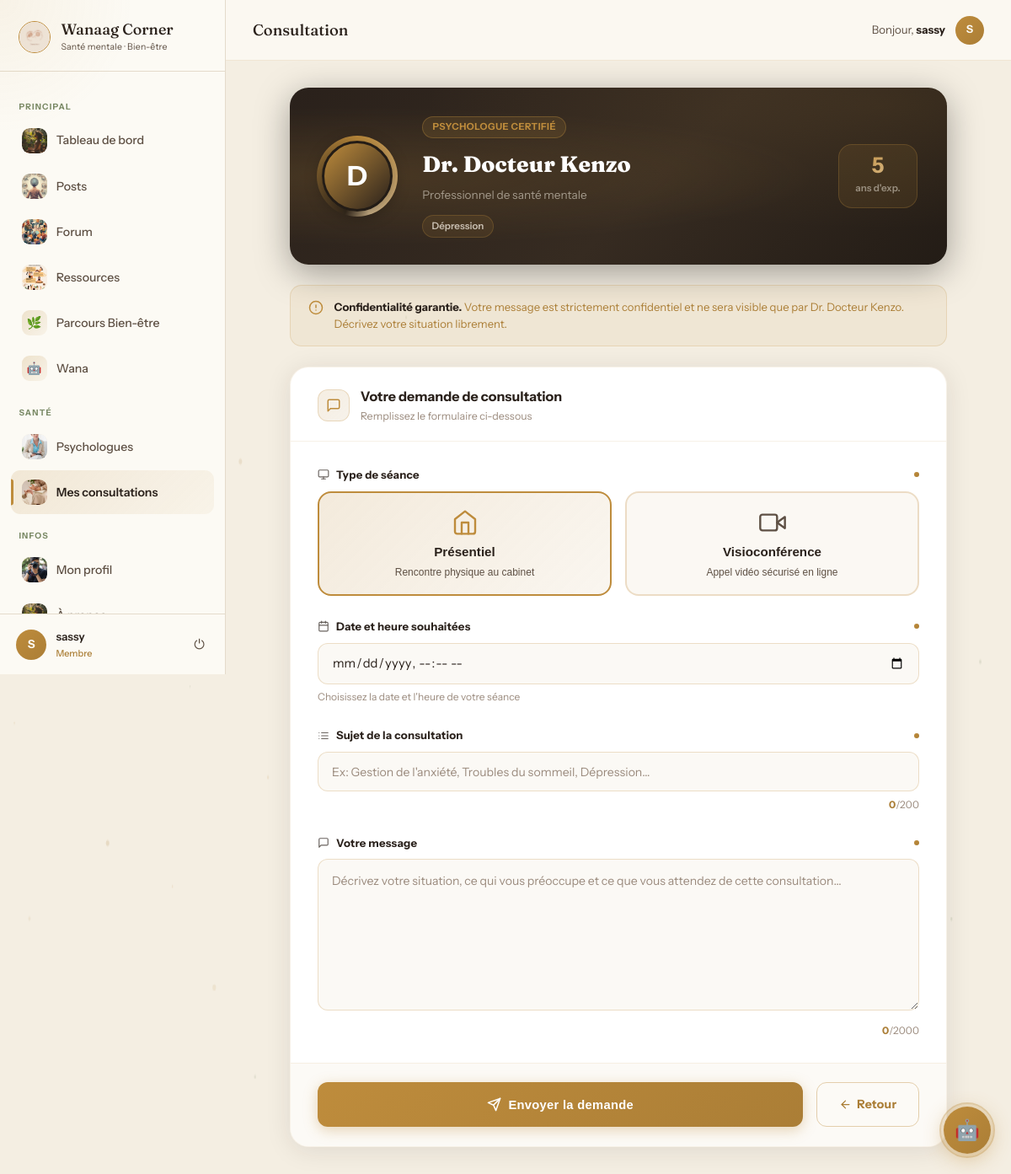
/psychologues/1/consultation/ (signed in), run on the app's committed database.
### application/models.py (models this page shows, shortened)
class CustomUser(AbstractUser):
    pseudonyme = models.CharField(max_length=50, unique=True)
    email = models.EmailField(unique=True)
    photo = models.ImageField(upload_to='profiles/', blank=True, null=True, verbose_name="Photo de profil")
    bio = models.TextField(blank=True, max_length=300, verbose_name="Bio")
    USERNAME_FIELD = 'email'
    REQUIRED_FIELDS = ['username', 'pseudonyme']
    class Meta:
        verbose_name = 'Utilisateur'
        verbose_name_plural = 'Utilisateurs'

class Psychologue(models.Model):
    user = models.OneToOneField(
        settings.AUTH_USER_MODEL,
        on_delete=models.CASCADE,
        related_name='psychologue_profile'
    )
    specialites = models.CharField(
        max_length=200,
        help_text="Ex: Anxiété, Dépression, Stress - séparées par des virgules"
    )
    biographie = models.TextField(blank=True)
    experience_ans = models.IntegerField(default=0)
    photo = models.ImageField(
        upload_to='psychologues/',
        blank=True,
        null=True,
        verbose_name="Photo de profil"
    )
    est_actif = models.BooleanField(default=True)
    taux_reponse_moyen = models.FloatField(default=0.0)
    date_creation = models.DateTimeField(auto_now_add=True)
    class Meta:
        verbose_name = "Psychologue"
        verbose_name_plural = "Psychologues"

### application/views.py (the view, shortened to what this page needs)
@login_required
def consultation_request_form(request, psychologue_id):
    psychologue = get_object_or_404(Psychologue, id=psychologue_id, est_actif=True)
    context = {
        'psychologue': psychologue,
    }
    return render(request, 'application/consultation_request_form.html', context)

### application/templatetags/custom_filters.py (called while the page is built)
@register.filter
def split(value, arg):
    return value.split(arg)

@register.filter
def trim(value):
    return str(value).strip()

### application/templates/application/consultation_request_form.html (shortened to what this page needs)
{% extends 'application/base.html' %}
{% load static %}
{% block page_title %}Consultation{% endblock %}
{% block content %}
<div class="crf-wrap">
    <div class="crf-hero">
        <div class="crf-hero-bg"></div>
        <div class="crf-hero-inner">
            <div class="crf-av-wrap">
                <div class="crf-av-ring"></div>
                <div class="crf-av">
                    {% if psychologue.photo %}
                        <img src="{{ psychologue.photo.url }}" alt="Dr. {{ psychologue.user.pseudonyme }}">
                    {% else %}
                        <span class="crf-av-initials">{{ psychologue.user.pseudonyme|first|upper }}</span>
                    {% endif %}
                </div>
            </div>
            <div class="crf-hero-text">
                <div class="crf-hero-badge">Psychologue certifié</div>
                <div class="crf-hero-name">Dr. {{ psychologue.user.pseudonyme }}</div>
                <div class="crf-hero-sub">Professionnel de santé mentale</div>
                {% if psychologue.specialites %}
                <div class="crf-specs">
                    {% for spec in psychologue.specialites|split:',' %}
                    <span class="crf-spec-pill">{{ spec|trim }}</span>
                    {% endfor %}
                </div>
                {% endif %}
            </div>
            <div class="crf-hero-exp">
                <strong>{{ psychologue.experience_ans }}</strong>
                <span>ans d'exp.</span>
            </div>
        </div>
    </div>
    <div class="crf-tip">
        <div class="crf-tip-icon">
            <svg viewBox="0 0 24 24" fill="none" stroke="#be8c3c" stroke-width="2" stroke-linecap="round" stroke-linejoin="round">
                <circle cx="12" cy="12" r="10"/><line x1="12" y1="8" x2="12" y2="12"/><line x1="12" y1="16" x2="12.01" y2="16"/>
            </svg>
        </div>
        <p><strong>Confidentialité garantie.</strong> Votre message est strictement confidentiel et ne sera visible que par Dr. {{ psychologue.user.pseudonyme }}. Décrivez votre situation librement.</p>
    </div>
    <form method="post" class="crf-card">
        <div class="crf-card-header">
            <div class="crf-card-icon">
                <svg viewBox="0 0 24 24" fill="none" stroke="#be8c3c" stroke-width="2" stroke-linecap="round" stroke-linejoin="round">
                    <path d="M21 15a2 2 0 01-2 2H7l-4 4V5a2 2 0 012-2h14a2 2 0 012 2z"/>
                </svg>
            </div>
            <div>
                <div class="crf-card-title">Votre demande de consultation</div>
                <div class="crf-card-sub">Remplissez le formulaire ci-dessous</div>
            </div>
        </div>
        <div class="crf-card-body">
            <div class="crf-field">
                <label class="crf-label">
                    <svg viewBox="0 0 24 24" fill="none" stroke="currentColor" stroke-width="2" stroke-linecap="round" stroke-linejoin="round"><rect x="2" y="3" width="20" height="14" rx="2"/><line x1="8" y1="21" x2="16" y2="21"/><line x1="12" y1="17" x2="12" y2="21"/></svg>
                    Type de séance
                    <span class="crf-required"></span>
                </label>
                <div style="display:flex;gap:1rem;">
                    <button type="button" id="btn-presentiel" onclick="selectSeance('presentiel')"
                        style="flex:1;padding:1.2rem 1rem;border-radius:16px;cursor:pointer;
                               border:2px solid #be8c3c;background:linear-gradient(135deg,rgba(190,140,60,.18),rgba(190,140,60,.08));
                               display:flex;flex-direction:column;align-items:center;gap:.6rem;transition:all .2s;">
                        <svg viewBox="0 0 24 24" width="32" height="32" fill="none" stroke="#be8c3c" stroke-width="1.8" stroke-linecap="round" stroke-linejoin="round">
                            <path d="M3 9l9-7 9 7v11a2 2 0 01-2 2H5a2 2 0 01-2-2z"/><polyline points="9 22 9 12 15 12 15 22"/>
                        </svg>
                        <div style="font-weight:800;font-size:.95rem;color:var(--brown-dark);">Présentiel</div>
                        <div style="font-size:.75rem;color:#5e5044;text-align:center;">Rencontre physique au cabinet</div>
                    </button>
                    <button type="button" id="btn-visio" onclick="selectSeance('visio')"
                        style="flex:1;padding:1.2rem 1rem;border-radius:16px;cursor:pointer;
                               border:2px solid rgba(190,140,60,.25);background:rgba(244,238,226,.4);
                               display:flex;flex-direction:column;align-items:center;gap:.6rem;transition:all .2s;">
                        <svg viewBox="0 0 24 24" width="32" height="32" fill="none" stroke="#5e5044" stroke-width="1.8" stroke-linecap="round" stroke-linejoin="round">
                            <polygon points="23 7 16 12 23 17 23 7"/><rect x="1" y="5" width="15" height="14" rx="2" ry="2"/>
                        </svg>
                        <div style="font-weight:800;font-size:.95rem;color:var(--brown-dark);">Visioconférence</div>
                        <div style="font-size:.75rem;color:#5e5044;text-align:center;">Appel vidéo sécurisé en ligne</div>
                    </button>
                </div>
            </div>
            <div class="crf-field">
                <label class="crf-label" for="date_souhaitee">
                    <svg viewBox="0 0 24 24" fill="none" stroke="currentColor" stroke-width="2" stroke-linecap="round" stroke-linejoin="round">
                        <rect x="3" y="4" width="18" height="18" rx="2" ry="2"/><line x1="16" y1="2" x2="16" y2="6"/><line x1="8" y1="2" x2="8" y2="6"/><line x1="3" y1="10" x2="21" y2="10"/>
                    </svg>
                    Date et heure souhaitées
                    <span class="crf-required"></span>
                </label>
                <input
                    class="crf-input" type="datetime-local" id="date_souhaitee" name="date_souhaitee"
                    required
                    style="cursor:pointer;"
                >
                <div style="font-size:.75rem;color:#9b8b7e;margin-top:.35rem;">
                    Choisissez la date et l'heure de votre séance
                </div>
            </div>
            <div class="crf-field">
                <label class="crf-label" for="sujet">
                    Sujet de la consultation
                    <span class="crf-required"></span>
                </label>
                <input
                    class="crf-input" type="text" id="sujet" name="sujet"
                    placeholder="Ex: Gestion de l'anxiété, Troubles du sommeil, Dépression…"
                    required maxlength="200"
                >
                <div class="crf-count"><span id="sujet-count">0</span>/200</div>
            </div>
            <div class="crf-field" style="margin-bottom:0">
                <label class="crf-label" for="message">
                    <svg viewBox="0 0 24 24" fill="none" stroke="currentColor" stroke-width="2" stroke-linecap="round" stroke-linejoin="round">
                        <path d="M21 15a2 2 0 01-2 2H7l-4 4V5a2 2 0 012-2h14a2 2 0 012 2z"/>
                    </svg>
                    Votre message
                    <span class="crf-required"></span>
                </label>
                <textarea
                    class="crf-textarea" id="message" name="message"
                    placeholder="Décrivez votre situation, ce qui vous préoccupe et ce que vous attendez de cette consultation…"
                    required maxlength="2000"
                ></textarea>
                <div class="crf-count"><span id="msg-count">0</span>/2000</div>
            </div>
        </div>
        <div class="crf-actions">
            <button type="submit" class="crf-btn-submit">
                <svg viewBox="0 0 24 24" fill="none" stroke="currentColor" stroke-width="2.2" stroke-linecap="round" stroke-linejoin="round">
                    <line x1="22" y1="2" x2="11" y2="13"/><polygon points="22 2 15 22 11 13 2 9 22 2"/>
                </svg>
                Envoyer la demande
            </button>
            <a href="{% url 'psychologues_list' %}" class="crf-btn-cancel">
                <svg viewBox="0 0 24 24" fill="none" stroke="currentColor" stroke-width="2" stroke-linecap="round" stroke-linejoin="round">
                    <line x1="19" y1="12" x2="5" y2="12"/><polyline points="12 19 5 12 12 5"/>
                </svg>
                Retour
            </a>
        </div>
    </form>
</div>
{% endblock %}

### application/templates/application/base.html (shortened to what this page needs)
{% load static %}
<!DOCTYPE html>
<html lang="fr">
<head>
</head>
<body>
{% if user.is_authenticated %}
<aside class="sidebar" id="sidebar">
    <div class="sidebar-header">
        <img src="{% static 'images/logo.jpg' %}" alt="Logo" class="sidebar-logo-img">
        <div>
            <div class="sidebar-brand-name">Wanaag Corner</div>
            <div class="sidebar-brand-sub">Santé mentale · Bien-être</div>
        </div>
    </div>
    <nav class="sidebar-nav">
        <div class="nav-label">Principal</div>
        <a href="{% url 'dashboard' %}" class="nav-item {% if request.resolver_match.url_name == 'dashboard' %}active{% endif %}">
            <span class="nav-icon"><img src="{% static 'images/espace-bien-etre.jpg' %}" alt=""></span> Tableau de bord
        </a>
        <a href="{% url 'posts_feed' %}" class="nav-item {% if request.resolver_match.url_name == 'posts_feed' %}active{% endif %}">
            <span class="nav-icon"><img src="{% static 'images/posts.jpg' %}" alt=""></span> Posts
        </a>
        <a href="{% url 'forum_home' %}" class="nav-item {% if 'forum' in request.resolver_match.url_name %}active{% endif %}">
            <span class="nav-icon"><img src="{% static 'images/forum.jpg' %}" alt=""></span> Forum
        </a>
        <a href="{% url 'ressources_home' %}" class="nav-item {% if 'ressource' in request.resolver_match.url_name %}active{% endif %}">
            <span class="nav-icon"><img src="{% static 'images/ressources.jpg' %}" alt=""></span> Ressources
        </a>
        <a href="{% url 'parcours_home' %}" class="nav-item {% if 'parcours' in request.resolver_match.url_name %}active{% endif %}">
            <span class="nav-icon" style="background:linear-gradient(135deg,rgba(190,140,60,.22),rgba(190,140,60,.06));border-radius:9px;display:flex;align-items:center;justify-content:center;font-size:.9rem;">🌿</span> Parcours Bien-être
        </a>
        <a href="{% url 'chatbot' %}" class="nav-item {% if request.resolver_match.url_name == 'chatbot' %}active{% endif %}" style="position:relative;">
            <span class="nav-icon" style="background:linear-gradient(135deg,rgba(190,140,60,.22),rgba(190,140,60,.06));border-radius:9px;display:flex;align-items:center;justify-content:center;font-size:.9rem;">🤖</span>
            Wana
        </a>
        {% if not user.psychologue_profile %}
        <div class="nav-label">Santé</div>
        <a href="{% url 'psychologues_list' %}" class="nav-item {% if request.resolver_match.url_name == 'psychologues_list' %}active{% endif %}">
            <span class="nav-icon"><img src="{% static 'images/psychologue.jpg' %}" alt=""></span> Psychologues
        </a>
        <a href="{% url 'mes_consultations' %}" class="nav-item {% if 'consultation' in request.resolver_match.url_name %}active{% endif %}">
            <span class="nav-icon"><img src="{% static 'images/consultation.jpg' %}" alt=""></span> Mes consultations
        </a>
        {% endif %}
        <div class="nav-label">Infos</div>
        <a href="{% url 'profile' %}" class="nav-item {% if request.resolver_match.url_name == 'profile' %}active{% endif %}">
            <span class="nav-icon">
                {% if user.photo %}<img src="{{ user.photo.url }}" alt="" style="width:100%;height:100%;object-fit:cover;border-radius:9px;">
                {% else %}<img src="{% static 'images/photo-de-profil.jpg' %}" alt="">{% endif %}
            </span> Mon profil
        </a>
        <a href="{% url 'about' %}" class="nav-item {% if request.resolver_match.url_name == 'about' %}active{% endif %}">
            <span class="nav-icon"><img src="{% static 'images/espace-bien-etre.jpg' %}" alt=""></span> À propos
        </a>
    </nav>
    <div class="sidebar-user">
        <div class="avatar-sidebar">{{ user.pseudonyme|first|upper }}</div>
        <div class="sidebar-user-info">
            <div class="sidebar-user-name">{{ user.pseudonyme }}</div>
            <div class="sidebar-user-role">{% if user.psychologue_profile %}🩺 Psychologue{% else %}Membre{% endif %}</div>
        </div>
        <form method="post" action="{% url 'logout' %}" style="margin:0;">
            <button type="submit" class="logout-btn" title="Déconnexion">⏻</button>
        </form>
    </div>
</aside>
<div class="app-main">
    <header class="app-topbar">
        <div class="topbar-left">
            <span class="topbar-title">{% block page_title %}Wanaag Corner{% endblock %}</span>
        </div>
        <div class="topbar-right">
            <span class="topbar-greeting">Bonjour, <strong>{{ user.pseudonyme }}</strong></span>
            <div class="avatar-topbar">{{ user.pseudonyme|first|upper }}</div>
        </div>
    </header>
    <div class="app-content">
{% endif %}
{% block content %}{% endblock %}
{% if user.is_authenticated %}
    </div>
</div>
{% endif %}
{% if user.is_authenticated %}
{% url 'chatbot_send' as chatbot_send_url %}
{% url 'chatbot' as chatbot_url %}
<div id="chatWidget">
    <button class="wgt-bubble" id="wgtBubble" onclick="wgtToggle()" title="Parler à Wana">
        <span id="wgtIconOpen">🤖</span>
        <span class="wgt-pulse-ring"></span>
    </button>
</div>
{% endif %}
</body>
</html>

### data on the page
CustomUser: pseudonyme|first "S", pseudonyme "sassy"
Psychologue: user.pseudonyme|first "D", user.pseudonyme "Docteur Kenzo", specialites "Dépression", experience_ans "5"
